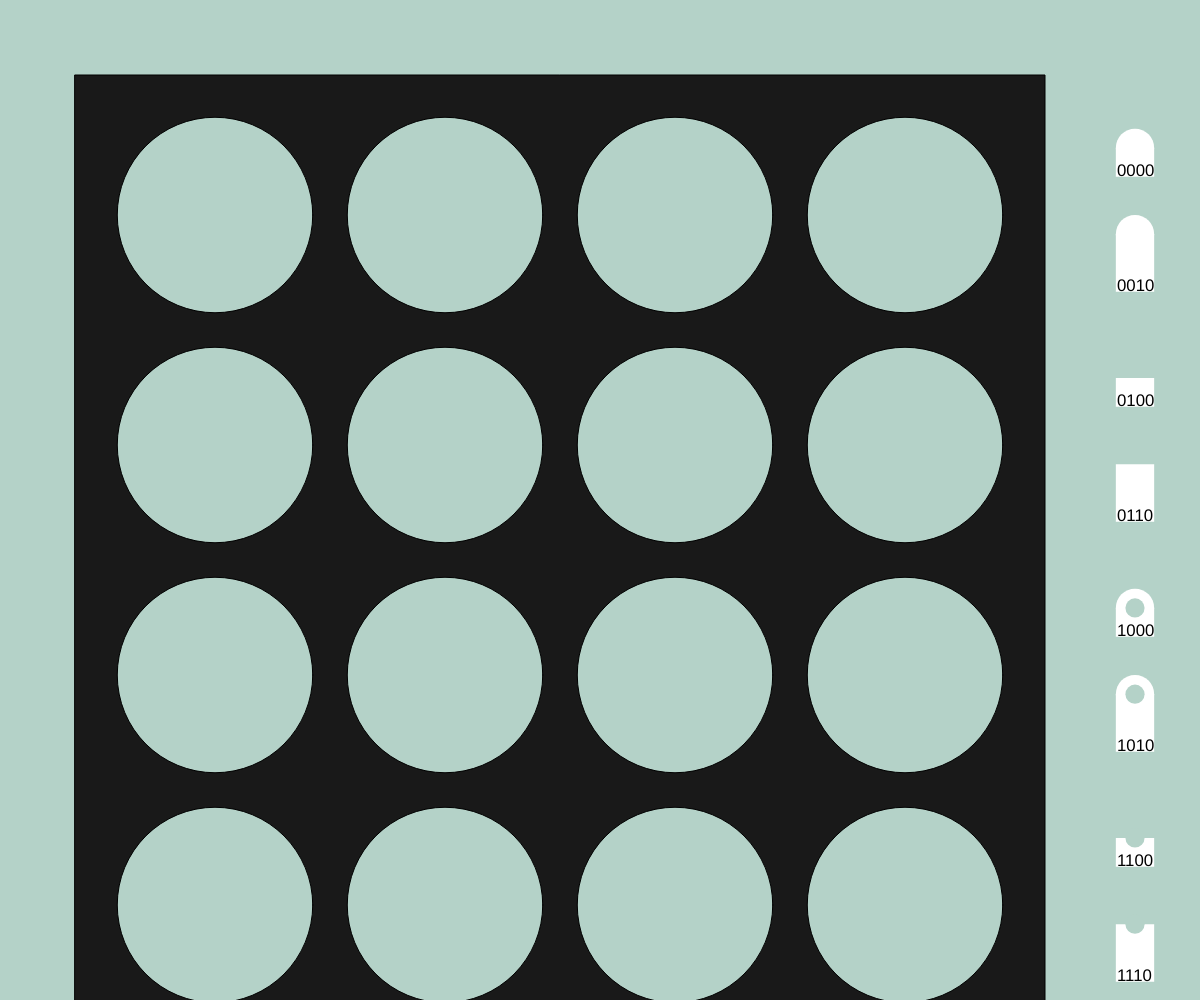
Frame 1 (no input)
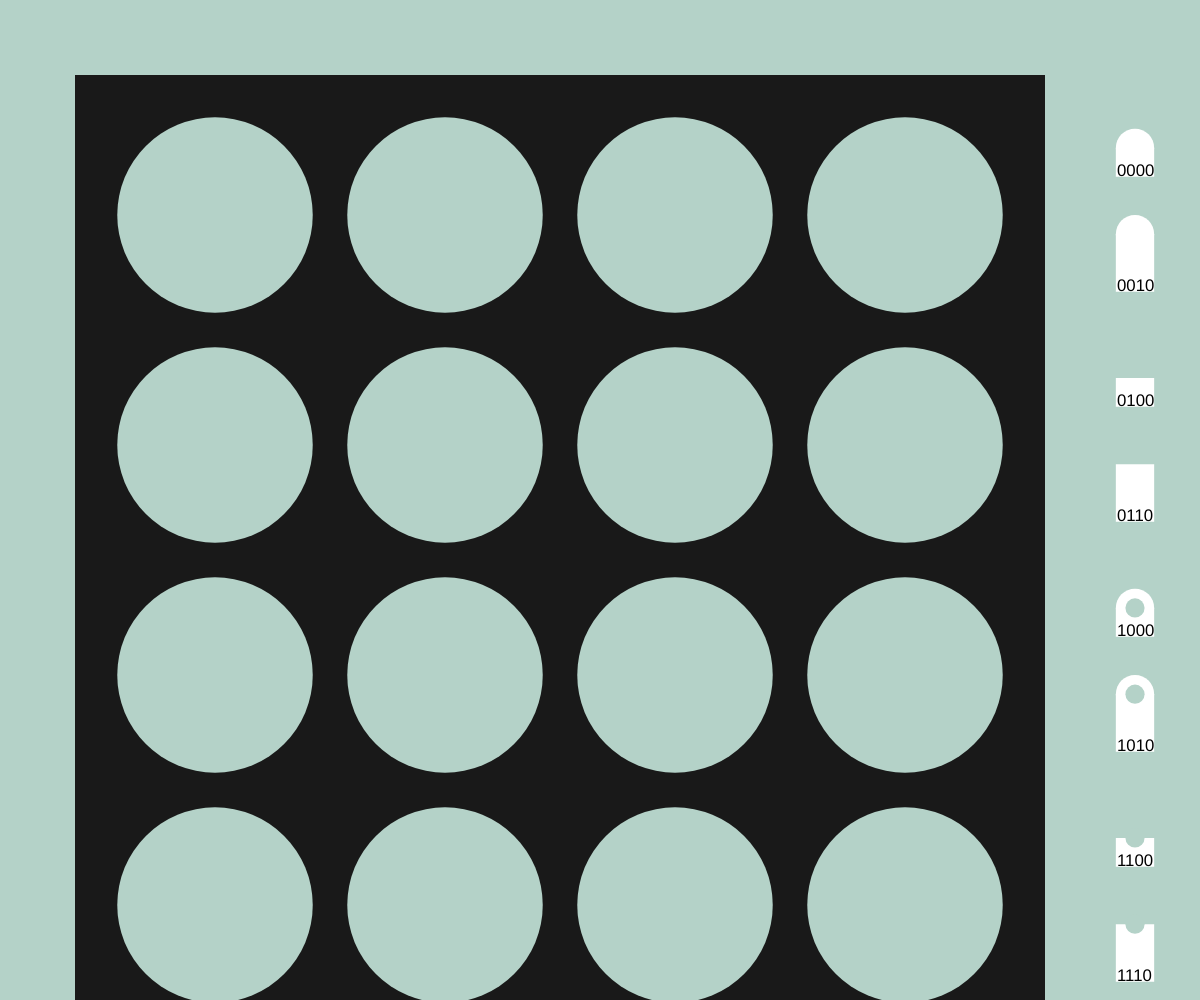
Frame 60 (no input)
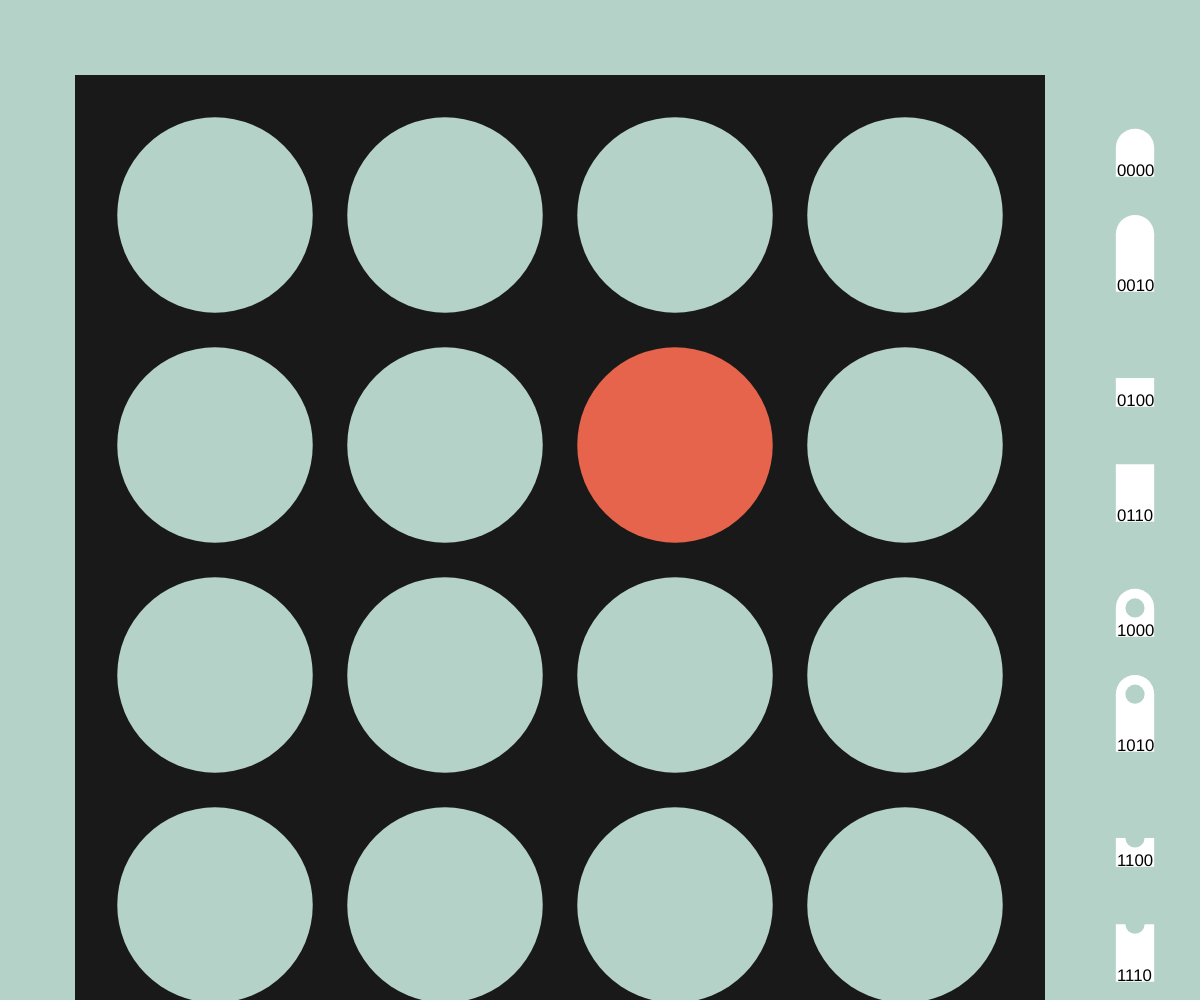
Frame 120 (the mouse pressed at the canvas centre since frame 60)

The p5.js sketch that drew these frames (run headless with seeded random() and noise() and a simulated clock; from frame 60 on, the mouse is pressed at the canvas centre):

// p5.js sketch
// ── sketch.js

let game;
let bgColor;
let renderGame = true;
let promptDisplay;

let gameManager;

function setup() {
  createCanvas(windowWidth, windowHeight);
  bgColor = color(180, 210, 200);

  let agent1 = new PlayerAgent();
  let agent2 = new PlayerAgent();

  gameManager = new QuartoManager(agent1, agent2);

  /*
  if (renderGame){
    game = new QuartoGame(
      new QuartoBoard(
        createVector(100, 100), 4, 230
      ),
      true
    );
  } else {
    promptDisplay = new PromptDisplay(
      createVector(50, 50),
      createVector(windowWidth - 100, windowHeight -100)
    );
  }
    */
}

function draw() {
  background(bgColor);
  gameManager.render(getMousePos());
  /*
  if(renderGame)
    game.render(getMousePos());
  else{
    promptDisplay.render();
  }
    */
}

function getMousePos(){
  return createVector(
    mouseX,
    mouseY
  );
}

function mouseClicked(){
  gameManager.click(getMousePos());
  /*
  if(renderGame)
    game.click(getMousePos());
  */
}

// ── playerAgent.js
class PlayerAgent{
    constructor(){
        this.mngr = null;
    }

    registerManager(mngr){this.mngr = mngr;}

    click(){

    }
}
// ── prompt.js
class PromptDisplay{
    constructor(pos, size){
        this.pos   = createVector(pos.x, pos.y);
        this.size  = createVector(size.x, size.y);
        this.lines = [];
        this.maxLines = 20;
        this.lineSize = 80;
        this.fontSize = 32;
        this.lineSpacing = this.fontSize * 1.5;
        this.bgColor = color(0, 0, 0);
        this.textColor = color(75, 255, 100);
    }

    render(){
        fill(this.bgColor);
        rect(this.pos.x, this.pos.y, this.size.x, this.size.y);
        textSize(this.fontSize);
        fill(this.textColor);

        let linesToRender = this.maxLines < this.lines.length ? this.maxLines : this.lines.length;
        
        for (let i=0; i<linesToRender; i++){
            let vert = this.pos.y + (linesToRender - i) * this.lineSpacing;
            text(this.lines[this.lines.length - i - 1], this.pos.x + this.lineSpacing, vert);
        }
    }

    log(s){
        if (s.length <= this.lineSize){
            this.lines.push(s);
        } else {
            this.lines.push(s.substring(0, this.maxLines));
            this.log(s.substring(this.maxLines));
        }
    }
}
// ── quartoAI.js
class QuartoAI{
    constructor(){
        this.mngr = null;
    }

    registerManager(mngr){this.mngr = mngr;}

    choosePiece(game){

    }

    chooseSquare(game){
        
    }
}
// ── quartoBoard.js
class QuartoBoard{
    constructor(pos, boardSize, squareSize){
        this.pos = createVector(pos.x, pos.y);
        this.boardSize = boardSize;
        this.squareSize = squareSize;
        this.squarePositions = [];
        this.remPieceRatio = 0.5;
        this.remPiecesPerRow = 2;

        this.boardColor     = color(25, 25, 25);
        this.highlightColor = color(230, 100, 75);
        this.squareColor = bgColor;

        this.init();
    }

    init(){
        for(let y=0; y<this.boardSize; y++){
            let row = [];
            for(let x=0; x<this.boardSize; x++){
                row.push(createVector(
                    this.pos.x + this.squareSize * x + this.squareSize * 0.5, 
                    this.pos.y + this.squareSize * y + this.squareSize * 0.5
                ));
            }
            this.squarePositions.push(row);
        }
    }

    moveHighlightedPiece(game){
        if(this.highlightedRemPiece == null || this.highlightedSquare == null) return;

        game.movePiece(this.highlightedRemPiece.val, this.highlightedSquare.x, this.highlightedSquare.y);

        this.highlightedRemPiece = null;
        this.highlightedSquare   = null;
    }

    posWithinDist(p1, p2, d){
        let dist = Math.pow(p1.x - p2.x, 2);
        dist    += Math.pow(p1.y - p2.y, 2);
        dist     = Math.sqrt(dist);
        return dist < d;
    }

    posInSquare(x, y, pos){
        return this.posWithinDist(pos, this.squarePositions[y][x], this.squareSize / 2);
    }

    render(pos, game){
        this.renderRemPieceHighlight(pos, game);
        //======= Render Board ===========
        let spacing = 50;
        fill(this.boardColor);
        rect(
            this.pos.x - spacing / 2,
            this.pos.y - spacing / 2,
            this.squareSize * this.squarePositions[0].length + spacing,
            this.squareSize * this.squarePositions.length    + spacing
        );
        //======== Render On Board Pieces ===========
        for(let y=0; y<this.squarePositions.length; y++){
            for(let x=0; x<this.squarePositions[0].length; x++){
                let currPiece = game.pieceAtIndex(x, y);
                fill(this.squareColor);
                if(this.highlightedSquare != null){
                    if(this.highlightedSquare.x == x && this.highlightedSquare.y == y){
                        fill(this.highlightColor);
                    }
                } else if(this.posInSquare(x, y, pos) && currPiece < 0){
                    fill(this.highlightColor);
                }
                ellipse(
                    this.squarePositions[y][x].x, 
                    this.squarePositions[y][x].y, 
                    this.squareSize * 0.85
                );
                
                if (currPiece >= 0){
                    this.renderPiece(this.squarePositions[y][x], currPiece);
                }
            }
        }
        //======== Render Off Board Pieces ============
        let remainingPieces = game.getRemainingPieces();
        //assumes pieces are unique
        remainingPieces.forEach(piece => {
            this.renderPiece(this.getRemPiecePos(piece), piece, this.remPieceRatio);
        });

        //======== Render Selected Piece ==============
        let selectedPiece = game.getSelectedPiece();
        if(selectedPiece){
            let selectedPiecePos = createVector(
                this.pos.x + (this.boardSize + 2) * this.squareSize,
                this.pos.y + this.squareSize * 2
            );
            this.renderPiece(selectedPiecePos, selectedPiece, 1.5);
        }
    }

    getHoveredPiece(pos, game){
        let result = null;
        let remainingPieces = game.getRemainingPieces();
        remainingPieces.forEach(piece => {
            let remPos = this.getRemPiecePos(piece);
            remPos.y += this.squareSize * this.remPieceRatio * 0.35;
            if (this.posWithinDist(pos, remPos, (this.squareSize * this.remPieceRatio) / 2)){
                result = new RemPiece(remPos, piece);
            }
        });
        return result;
    }

    getHoveredSquare(pos, game){
        let result = null;
        for(let y=0; y<this.squarePositions.length; y++){
            for(let x=0; x<this.squarePositions[0].length; x++){
                let currPiece = game.pieceAtIndex(x, y);
                if(this.posInSquare(x, y, pos) && currPiece < 0){
                    result = createVector(x, y);
                }
            }
        }
        return result;
    }

    //TODO: Make this less terrible.
    renderRemPieceHighlight(pos, game){
        let remPiece = this.getHoveredPiece(pos, game);
        if (remPiece != null){
            fill(this.highlightColor);
            ellipse(
                remPiece.pos.x, 
                remPiece.pos.y, 
                this.squareSize * this.remPieceRatio
            );
        }
    }

    renderPiece(squarePos, pieceVal, renderRatio=1.0){
        let pieceWidth = (this.squareSize * renderRatio) / 3;
        let piecePos = createVector(
            squarePos.x - pieceWidth / 2,
            squarePos.y + this.squareSize / 3
        );
        noStroke();
        //piece color
        if (pieceVal & 1){fill(0);}
        else {fill(255);}

        //piece height
        let pieceHeight = (this.squareSize * renderRatio) / 4;
        if (pieceVal & 2){pieceHeight *= 2;}

        //piece shape
        if (pieceVal & 4){
            rect(piecePos.x, piecePos.y - pieceHeight, pieceWidth, pieceHeight);
        } else {
            rect(piecePos.x, piecePos.y - pieceHeight, pieceWidth, pieceHeight);
            ellipse(piecePos.x + pieceWidth / 2, piecePos.y - pieceHeight, pieceWidth);
        }

        //hollow or solid
        if (pieceVal & 8){
            fill(this.squareColor);
            ellipse(piecePos.x + pieceWidth / 2, piecePos.y - pieceHeight, pieceWidth / 2);
        }

        //text color -- invert piece
        let textSpace = pieceWidth * 0.03;
        if (pieceVal & 1){fill(255);}
        else {fill(0);}
        textSize(pieceWidth * 1.75 / this.boardSize);
        text(
            this.toBinString(pieceVal, this.boardSize), 
            piecePos.x + textSpace, 
            piecePos.y - textSpace
        );
    }
    //==== Create unique position for a piece based on its value
    getRemPiecePos(pieceVal){
        let remPiecesPos = createVector(
            this.pos.x + this.squareSize * (this.boardSize + 0.5),
            this.pos.y
        );
        remPiecesPos.x  += this.squareSize * this.remPieceRatio * (pieceVal % this.remPiecesPerRow);
        remPiecesPos.y  += this.squareSize * this.remPieceRatio * Math.floor(pieceVal / this.remPiecesPerRow);
        return remPiecesPos;
    }

    toBinString(val, digits){
        let s = "";
        for(let i=0; i<digits; i++){
            s = (val % 2).toString() + s;
            val = Math.floor(val / 2);
        }
        return s;
    }
}

class RemPiece{
    constructor(pos, val){
        this.pos = createVector(pos.x, pos.y);
        this.val = val;
    }
}
// ── quartoGame.js
class QuartoGame{
    constructor(size=4){
        this.size = createVector(size, size);
        this.selectedPiece = null;

        this.init();
    }

    init(){
        this.boardPieces = [];
        this.remainingPieces = [];
        this.history = [];

        for (let y=0; y<this.size.y; y++){
            let row = [];
            for (let x=0; x<this.size.x; x++){
                row.push(-1);
            }
            this.boardPieces.push(row)
        }
        for (let y=0; y<this.size.y; y++){
            for (let x=0; x<this.size.x; x++){
                this.remainingPieces.push(x + y * this.size.x);
            }
        }
    }

    getRemainingPieces(){
        let result = [];
        for(let i=0; i<this.remainingPieces.length; i++){result.push(this.remainingPieces[i]);}
        return result;
    }

    getHistory(){

    }

    logHistory(x, y, piece){
        this.history.push([x,y,piece])
    }

    pieceIsSelected(){return this.selectPiece != null;}

    pieceAtIndex(x, y){
        return this.boardPieces[y][x];
    }

    render(pos){
        if(this.shouldRender){
            this.display.render(pos, this);
        }
    }

    click(pos){
        if (this.shouldRender){
            this.display.click(pos, this);
        }
    }

    checkWin(){
        for (let i=0; i<this.size.y; i++){
            if(this.checkFeatureList(this.boardPieces[i])){
                return true;
            }
        }
        for (let x=0; x<this.size.x; x++){
            let col = [];
            for(let y=0; y<this.size.y; y++){
                col.push(this.boardPieces[y][x]);
            }
            if(this.checkFeatureList(col)){
                return true;
            }
        }
        let d1 = [];
        let d2 = [];
        for(let i=0; i<this.size.x; i++){
            d1.push(this.boardPieces[i][i]);
            d2.push(this.boardPieces[i][this.size.x - (i+1)]);
        }
        if(this.checkFeatureList(d1) || this.checkFeatureList(d2)){
            return true;
        }
        return false;
    }

    checkFeatureList(feats){
        //list has empty element
        if (feats.indexOf(-1) >= 0){return false;}
        let andCmp = Math.pow(2, 16) - 1; //max of 16 features
        let orCmp  = 0;
        for(let i=0; i<feats.length; i++){
            andCmp = andCmp & feats[i];
            orCmp  = orCmp  | feats[i];
        }
        return andCmp > 0 || orCmp - (Math.pow(2, this.size.x) - 1) != 0;
    }

    selectPiece(piece){
        let index = this.remainingPieces.indexOf(piece);
        if(index < 0){
            console.log("ERROR: Tried to move piece to invalid piece.");
            return false;
        }
        this.selectedPiece = this.remainingPieces[index];
        this.remainingPieces.splice(index, 1);
        return true;
    }

    clearSelectedPiece(){
        //If selected piece is not null, add it back to remaining pieces before selecting new one
        if(this.selectedPiece != null){
            this.remainingPieces.push(this.selectedPiece);
        }
        this.selectedPiece = null;
    }
    getSelectedPiece(){return this.selectedPiece;}

    placeSelectedPiece(x, y){
        if(this.selectedPiece == null){return false;}
        if(x < 0 || x >= this.size.x){
            console.log("ERROR: Tried to move piece to illegal x value.");
            return false;
        } else if (y < 0 || y >= this.size.y){
            console.log("ERROR: Tried to move piece to illegal y value.");
            return false;
        } 
        this.boardPieces[y][x] = this.selectedPiece;
        this.selectedPiece = null;

        this.logHistory(x, y, this.boardPieces[y][x]);

        return true;
    }
}
// ── quartoManager.js
class QuartoManager{
    constructor(agent1, agent2){
        this.agent1 = agent1;
        this.agent2 = agent2;
        this.activeAgent = agent1;


        this.gameState = QuartoGameStates.SelectPiece;

        // Registered values, for async passing of player agent values
        this.registeredPiece  = null;
        this.registeredSquare = null;

        if(!this.agent1isAI || this.agent2isAI){
            this.display = new QuartoBoard(
                createVector(100, 100),
                4, 
                230
            );
        } else {
            const padding = 50;
            this.display = new PromptDisplay(
                createVector(padding, padding),
                createVector(windowWidth - padding * 2, windowHeight - padding * 2)
            );
        }

        this.init();
    }

    init(){
        this.agent1.registerManager(this);
        this.agent2.registerManager(this);
        this.game = new QuartoGame();
    }

    swapTurn(){this.activeAgent = this.activeAgent == this.agent1 ? this.agent2 : this.agent1;}

    render(mousePos){
        this.display.render(mousePos, this.game);
    }

    agentIsAI(agent){return agent instanceof QuartoAI;}

    gameStart(){

    }

    gamePhaseSelectPiece(){
        let pieceSelectSuccess = false;
        if(this.agentIsAI(this.activeAgent)){
            piece = this.activeAgent.choosePiece(this.game);
            pieceSelectSuccess = this.game.selectPiece(piece);
        } else if (this.registeredPiece != null) {
            pieceSelectSuccess = this.game.selectPiece(this.registeredPiece);
            this.registeredPiece = null;
        }

        if(pieceSelectSuccess){
            this.swapTurn();
            this.gameState = QuartoGameStates.PlacePiece;
            this.gamePhasePlacePiece();
        }
    }

    gamePhasePlacePiece(){
        let piecePlaceSuccess = false;
        if(this.agentIsAI(this.activeAgent)){
            const square = this.activeAgent.chooseSquare(this.game);
            if (square == null){console.log("AI Failed to place piece");}
            else{
                piecePlaceSuccess = this.game.placeSelectedPiece(square.x, square.y);
            }
        } else if (this.registeredSquare != null){
            piecePlaceSuccess = this.game.placeSelectedPiece(this.registeredSquare.x, this.registeredSquare.y);
            this.registeredSquare = null;
        }

        if(piecePlaceSuccess){
            if(this.game.checkWin()){this.gameEnd();}
            else {
                this.gameState = QuartoGameStates.SelectPiece;
                this.gamePhaseSelectPiece();
            }
        }
    }

    playerRegisterPiece(player, piece){
        if(this.gameState != QuartoGameStates.SelectPiece){return;}
        if(this.activeAgent != player){return;}
        this.registeredPiece = piece;
        this.gamePhaseSelectPiece();
    }

    playerRegisterSquare(player, square){
        if(this.gameState != QuartoGameStates.PlacePiece){return;}
        if(this.activeAgent != player){return;}
        this.registeredSquare = square;
        this.gamePhasePlacePiece();
    }

    gameEnd(){
        console.log("GAME FINSIHED");
    }

    click(mousePos){
        if(!this.agentIsAI(this.activeAgent)){
            let hoveredPiece  = this.display.getHoveredPiece(mousePos, this.game);
            let hoveredSquare = this.display.getHoveredSquare(mousePos, this.game);
            switch(this.gameState){
                case QuartoGameStates.SelectPiece:
                    if(hoveredPiece != null)
                        this.playerRegisterPiece(this.activeAgent, hoveredPiece.val);
                    break;
                case QuartoGameStates.PlacePiece:
                    if(hoveredSquare != null)
                        this.playerRegisterSquare(this.activeAgent, hoveredSquare);
                    break;
            }
        }
    }
}

const QuartoGameStates = {
    SelectPiece: "SelectPiece",
    PlacePiece: "PlacePiece"
};
// ── randomAI.js
class SimpleAI extends QuartoAI{
    constructor(){
        super();
    }

    choosePiece(game){
        
    }

    chooseSquare(game){
        
    }
}
